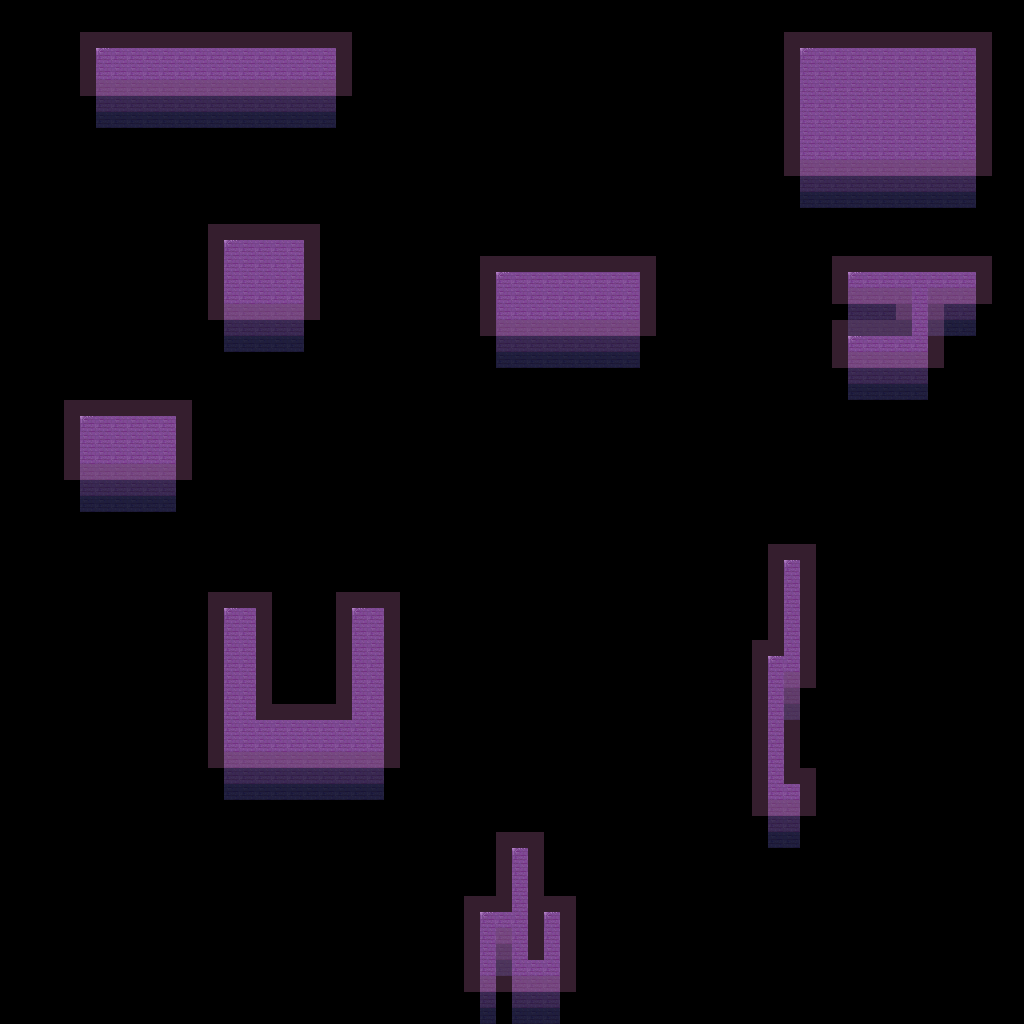

A 2D game scene composited from a Tiled map and its tileset images. What follows is a short description and the map's XML, with each tile layer's data collapsed to a summary:
An orthogonal 64x64 tile map with 16x16 px tiles, 2 tile layers (floor, collision) and 25 objects.

<map version="1.10" tiledversion="1.11.0" orientation="orthogonal" renderorder="right-down" width="64" height="64" tilewidth="16" tileheight="16" infinite="0" nextlayerid="5" nextobjectid="26">
 <properties>
  <property name="clampCamera" type="bool" value="false" />
  <property name="defaultPos" value="35,17" />
  <property name="music" value="res/audio/music/organiszed.ogg" />
  <property name="music_speed" type="float" value="0.9" />
  <property name="music_volume" type="float" value="0.25" />
  <property name="tint" value="0,0,0,127" />
 </properties>
 <tileset firstgid="1" source="teleport_maze.tsx" />
 <layer id="1" name="floor" width="64" height="64">
  <data>[4096 cells, 499 non-empty, 15 distinct tile ids]</data>
 </layer>
 <objectgroup id="4" name="entities">
  <object id="1" gid="4" x="624" y="304" width="16" height="16">
   <properties>
    <property name="file" value="res/data/entity/teleport_maze/teleporter.json" />
    <property name="warp_map" value="teleport_maze.tmx" />
    <property name="warp_x" type="int" value="15" />
    <property name="warp_y" type="int" value="2" />
   </properties>
  </object>
  <object id="2" gid="4" x="496" y="304" width="16" height="16">
   <properties>
    <property name="file" value="res/data/entity/teleport_maze/teleporter.json" />
    <property name="warp_map" value="teleport_maze.tmx" />
    <property name="warp_x" type="int" value="18" />
    <property name="warp_y" type="int" value="16" />
   </properties>
  </object>
  <object id="3" gid="4" x="560" y="288" width="16" height="16">
   <properties>
    <property name="file" value="res/data/entity/teleport_maze/teleporter.json" />
    <property name="warp_map" value="flower_field.tmx" />
    <property name="warp_x" type="int" value="92" />
    <property name="warp_y" type="int" value="19" />
   </properties>
  </object>
  <object id="4" gid="4" x="224" y="272" width="16" height="16">
   <properties>
    <property name="file" value="res/data/entity/teleport_maze/teleporter.json" />
    <property name="warp_map" value="teleport_maze.tmx" />
    <property name="warp_x" type="int" value="6" />
    <property name="warp_y" type="int" value="2" />
   </properties>
  </object>
  <object id="5" gid="4" x="288" y="288" width="16" height="16">
   <properties>
    <property name="file" value="res/data/entity/teleport_maze/teleporter.json" />
    <property name="warp_map" value="teleport_maze.tmx" />
    <property name="warp_x" type="int" value="31" />
    <property name="warp_y" type="int" value="17" />
   </properties>
  </object>
  <object id="6" gid="4" x="96" y="64" width="16" height="16">
   <properties>
    <property name="file" value="res/data/entity/teleport_maze/teleporter.json" />
    <property name="warp_map" value="teleport_maze.tmx" />
    <property name="warp_x" type="int" value="14" />
    <property name="warp_y" type="int" value="15" />
   </properties>
  </object>
  <object id="7" gid="4" x="240" y="64" width="16" height="16">
   <properties>
    <property name="file" value="res/data/entity/teleport_maze/teleporter.json" />
    <property name="warp_map" value="teleport_maze.tmx" />
    <property name="warp_x" type="int" value="39" />
    <property name="warp_y" type="int" value="17" />
   </properties>
  </object>
  <object id="8" gid="4" x="304" y="80" width="16" height="16">
   <properties>
    <property name="file" value="res/data/entity/teleport_maze/teleporter.json" />
    <property name="warp_map" value="teleport_maze.tmx" />
    <property name="warp_x" type="int" value="52" />
    <property name="warp_y" type="int" value="4" />
   </properties>
  </object>
  <object id="9" gid="4" x="144" y="448" width="16" height="16">
   <properties>
    <property name="file" value="res/data/entity/teleport_maze/teleporter.json" />
    <property name="warp_map" value="teleport_maze.tmx" />
    <property name="warp_x" type="int" value="19" />
    <property name="warp_y" type="int" value="44" />
   </properties>
  </object>
  <object id="10" gid="4" x="96" y="448" width="16" height="16">
   <properties>
    <property name="file" value="res/data/entity/teleport_maze/teleporter.json" />
    <property name="warp_map" value="teleport_maze.tmx" />
    <property name="warp_x" type="int" value="49" />
    <property name="warp_y" type="int" value="34" />
   </properties>
  </object>
  <object id="11" gid="4" x="224" y="640" width="16" height="16">
   <properties>
    <property name="file" value="res/data/entity/teleport_maze/teleporter.json" />
    <property name="warp_map" value="teleport_maze.tmx" />
    <property name="warp_x" type="int" value="53" />
    <property name="warp_y" type="int" value="20" />
   </properties>
  </object>
  <object id="12" gid="4" x="304" y="736" width="16" height="16">
   <properties>
    <property name="file" value="res/data/entity/teleport_maze/teleporter.json" />
    <property name="warp_map" value="teleport_maze.tmx" />
    <property name="warp_x" type="int" value="9" />
    <property name="warp_y" type="int" value="26" />
   </properties>
  </object>
  <object id="13" gid="4" x="368" y="640" width="16" height="16">
   <properties>
    <property name="file" value="res/data/entity/teleport_maze/teleporter.json" />
    <property name="warp_map" value="teleport_maze.tmx" />
    <property name="warp_x" type="int" value="53" />
    <property name="warp_y" type="int" value="16" />
   </properties>
  </object>
  <object id="14" gid="4" x="480" y="976" width="16" height="16">
   <properties>
    <property name="file" value="res/data/entity/teleport_maze/teleporter.json" />
    <property name="warp_map" value="teleport_maze.tmx" />
    <property name="warp_x" type="int" value="14" />
    <property name="warp_y" type="int" value="15" />
   </properties>
  </object>
  <object id="15" gid="4" x="512" y="864" width="16" height="16">
   <properties>
    <property name="file" value="res/data/entity/teleport_maze/teleporter.json" />
    <property name="warp_map" value="teleport_maze.tmx" />
    <property name="warp_x" type="int" value="55" />
    <property name="warp_y" type="int" value="6" />
   </properties>
  </object>
  <object id="16" gid="4" x="544" y="928" width="16" height="16">
   <properties>
    <property name="file" value="res/data/entity/teleport_maze/teleporter.json" />
    <property name="warp_map" value="teleport_maze.tmx" />
    <property name="warp_x" type="int" value="35" />
    <property name="warp_y" type="int" value="16" />
   </properties>
  </object>
  <object id="17" gid="4" x="784" y="800" width="16" height="16">
   <properties>
    <property name="file" value="res/data/entity/teleport_maze/teleporter.json" />
    <property name="warp_map" value="burned_forest.tmx" />
    <property name="warp_x" type="int" value="25" />
    <property name="warp_y" type="int" value="15" />
   </properties>
  </object>
  <object id="18" gid="4" x="784" y="576" width="16" height="16">
   <properties>
    <property name="file" value="res/data/entity/teleport_maze/teleporter.json" />
    <property name="warp_map" value="teleport_maze.tmx" />
    <property name="warp_x" type="int" value="6" />
    <property name="warp_y" type="int" value="26" />
   </properties>
  </object>
  <object id="19" gid="4" x="848" y="352" width="16" height="16">
   <properties>
    <property name="file" value="res/data/entity/teleport_maze/teleporter.json" />
    <property name="warp_map" value="teleport_maze.tmx" />
    <property name="warp_x" type="int" value="23" />
    <property name="warp_y" type="int" value="38" />
   </properties>
  </object>
  </objectgroup>
 <layer id="3" name="collision" width="64" height="64" opacity="0.25">
  <properties>
   <property name="draw" type="bool" value="false" />
  </properties>
  <data>[4096 cells, 320 non-empty, 1 distinct tile ids]</data>
 </layer>
</map>
<!-- 6 of 25 objects omitted -->
